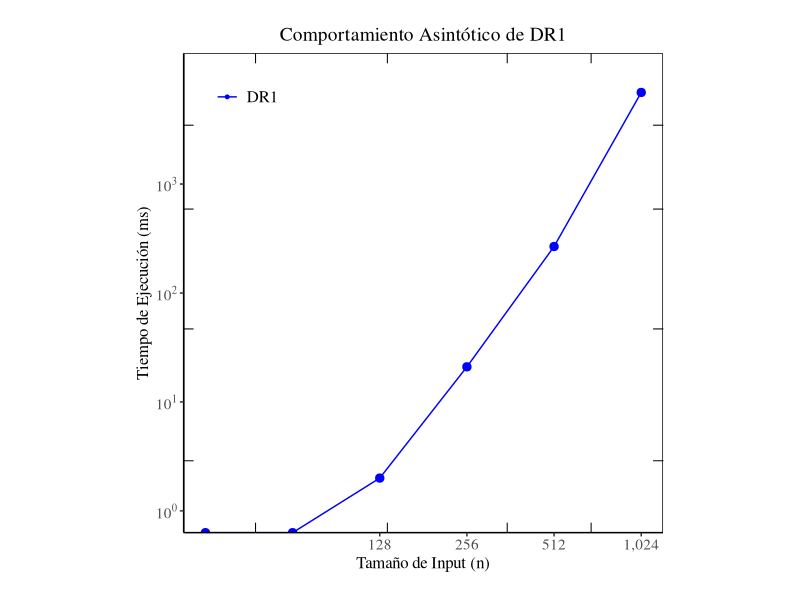
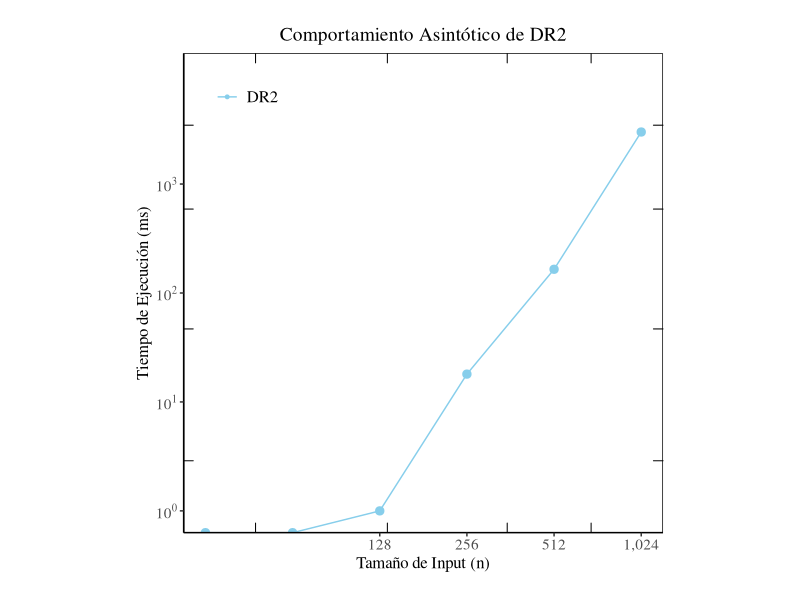
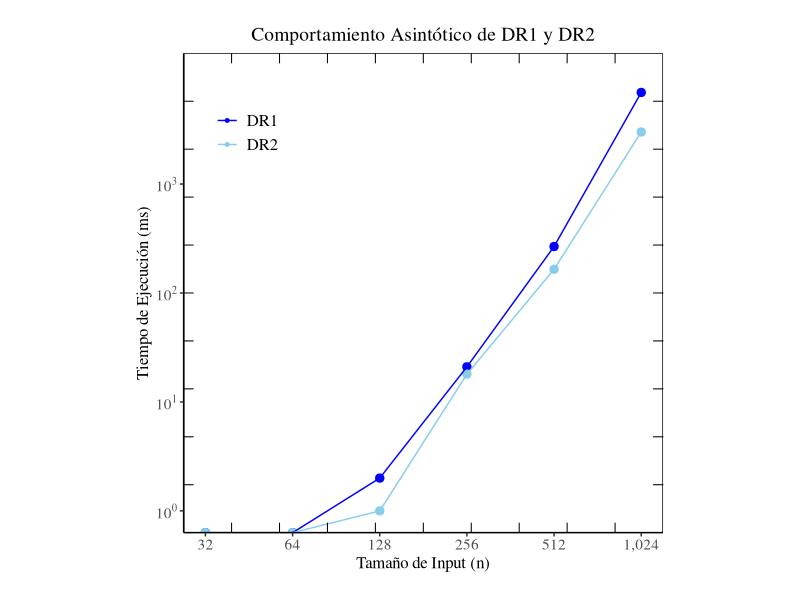

Generate these figures, in order, with R:
### DR1 ###
library(tidyverse)

data <- read.csv("data/results.csv")
#print(data)

data_long <- data %>%
  pivot_longer(cols = c(DR1, DR2), names_to = "Algorithm", values_to = "Time")

plot_DR1 <- ggplot(data, aes(x = n, y = DR1, color = "DR1")) + 
  geom_point(size = 2.5, show.legend = TRUE) +     
  geom_line() +                     
  scale_x_continuous(trans = "log10", 
                     breaks = c(128, 256, 512, 1024), 
                     labels = scales::comma,
                     minor_breaks = function(limits) {
                       outer(1:9, 10^(2.1:3.1), "*")
                     }) +  
  scale_y_continuous(trans = "log10", 
                     breaks = 10^(0:3), limits = c(1, 10000), 
                     labels = scales::trans_format("log10", scales::math_format(10^.x)),
                     minor_breaks = function(limits) {
                       outer(1:9, 10^(-0.1:3.1), "*")
                     }) + 
  labs(
    title = "Comportamiento Asintótico de DR1", 
    x = "Tamaño de Input (n)",
    y = "Tiempo de Ejecución (ms)",
    color = NULL   
  ) +
  scale_color_manual(values = c("DR1" = "blue"), labels = "DR1") +    
  theme_classic() +     
  theme(
    axis.title = element_text(size = 12, family = "serif"),    
    axis.text = element_text(size = 11, family = "serif"),    
    plot.title = element_text(hjust = 0.5, size = 14, family = "serif"), 
    plot.margin = margin(20, 20, 20, 20),                     
    aspect.ratio = 1,                                         
    legend.position = c(0.05, 0.95),                        
    legend.justification = c("left", "top"),
    legend.key = element_rect(fill = "white"),
    legend.text = element_text(size = 12, family = "serif"),
    panel.border = element_rect(color = "black", fill = NA)  
  ) +
  guides(color = guide_legend(override.aes = list(size = 1))) +

  annotation_custom(grid::segmentsGrob(x0 = unit(0, "npc"), x1 = unit(0.02, "npc"), 
                                       y0 = unit(c(0.15, 0.425, 0.675, 0.85), "npc"), 
                                       y1 = unit(c(0.15, 0.425, 0.675, 0.85), "npc"))) +
  annotation_custom(grid::segmentsGrob(x0 = unit(1, "npc"), x1 = unit(0.98, "npc"), 
                                       y0 = unit(c(0.15, 0.425, 0.675, 0.85), "npc"), 
                                       y1 = unit(c(0.15, 0.425, 0.675, 0.85), "npc"))) +
  annotation_custom(grid::segmentsGrob(x0 = unit(c(0.15, 0.425, 0.675, 0.85), "npc"), 
                                       x1 = unit(c(0.15, 0.425, 0.675, 0.85), "npc"), 
                                       y0 = unit(0, "npc"), y1 = unit(0.02, "npc"))) +
  annotation_custom(grid::segmentsGrob(x0 = unit(c(0.15, 0.425, 0.675, 0.85), "npc"), 
                                       x1 = unit(c(0.15, 0.425, 0.675, 0.85), "npc"), 
                                       y0 = unit(1, "npc"), y1 = unit(0.98, "npc")))

print(plot_DR1)

### DR2 ###

data <- read.csv("data/results.csv")
#print(data)

data_long <- data %>%
  pivot_longer(cols = c(DR1, DR2), names_to = "Algorithm", values_to = "Time")

plot_DR2 <- ggplot(data, aes(x = n, y = DR2, color = "DR2")) +
  geom_point(size = 2.5, show.legend = TRUE) +     
  geom_line() +                     
  scale_x_continuous(trans = "log10", 
                     breaks = c(128, 256, 512, 1024), 
                     labels = scales::comma,
                     minor_breaks = function(limits) {
                       outer(1:9, 10^(2.1:3.1), "*")
                     }) +  
  scale_y_continuous(trans = "log10", 
                     breaks = 10^(0:3), limits = c(1, 10000), 
                     labels = scales::trans_format("log10", scales::math_format(10^.x)),
                     minor_breaks = function(limits) {
                       outer(1:9, 10^(-0.1:3.1), "*")
                     }) + 
  labs(
    title = "Comportamiento Asintótico de DR2",
    x = "Tamaño de Input (n)",
    y = "Tiempo de Ejecución (ms)",
    color = NULL
  ) +
  scale_color_manual(values = c("DR2" = "skyblue"), labels = "DR2") +
  theme_classic() +     
  theme(
    axis.title = element_text(size = 12, family = "serif"),    
    axis.text = element_text(size = 11, family = "serif"),    
    plot.title = element_text(hjust = 0.5, size = 14, family = "serif"), 
    plot.margin = margin(20, 20, 20, 20),                     
    aspect.ratio = 1,                                         
    legend.position = c(0.05, 0.95),                        
    legend.justification = c("left", "top"),
    legend.key = element_rect(fill = "white"),
    legend.text = element_text(size = 12, family = "serif"),
    panel.border = element_rect(color = "black", fill = NA)  
  ) +
  guides(color = guide_legend(override.aes = list(size = 1))) +

  annotation_custom(grid::segmentsGrob(x0 = unit(0, "npc"), x1 = unit(0.02, "npc"), 
                                       y0 = unit(c(0.15, 0.425, 0.675, 0.85), "npc"), 
                                       y1 = unit(c(0.15, 0.425, 0.675, 0.85), "npc"))) +
  annotation_custom(grid::segmentsGrob(x0 = unit(1, "npc"), x1 = unit(0.98, "npc"), 
                                       y0 = unit(c(0.15, 0.425, 0.675, 0.85), "npc"), 
                                       y1 = unit(c(0.15, 0.425, 0.675, 0.85), "npc"))) +
  annotation_custom(grid::segmentsGrob(x0 = unit(c(0.15, 0.425, 0.675, 0.85), "npc"), 
                                       x1 = unit(c(0.15, 0.425, 0.675, 0.85), "npc"), 
                                       y0 = unit(0, "npc"), y1 = unit(0.02, "npc"))) +
  annotation_custom(grid::segmentsGrob(x0 = unit(c(0.15, 0.425, 0.675, 0.85), "npc"), 
                                       x1 = unit(c(0.15, 0.425, 0.675, 0.85), "npc"), 
                                       y0 = unit(1, "npc"), y1 = unit(0.98, "npc")))

print(plot_DR2)


### DR1 and DR2 ###

data <- read.csv("data/results.csv")
#print(data)

data_long <- data %>%
  pivot_longer(cols = c(DR1, DR2), names_to = "Algorithm", values_to = "Time")

plot_loglog_square_ticks <- ggplot(data_long, aes(x = n, y = Time, color = Algorithm)) +
  geom_point(size = 2.5) +          
  geom_line() +                     
  scale_x_continuous(trans = "log10", 
                     breaks = c(32, 64, 128, 256, 512, 1024), 
                     labels = scales::comma,
                     minor_breaks = function(limits) {
                       outer(1:9, 10^(2.1:3.1), "*")
                     }) +  
  scale_y_continuous(trans = "log10", 
                     breaks = 10^(0:3), limits = c(1, 10000), 
                     labels = scales::trans_format("log10", scales::math_format(10^.x)),
                     minor_breaks = function(limits) {
                       outer(1:9, 10^(-0.1:3.1), "*")
                     }) + 
  labs(
    title = "Comportamiento Asintótico de DR1 y DR2",
    x = "Tamaño de Input (n)",
    y = "Tiempo de Ejecución (ms)",
    color = ""   
  ) +
  scale_color_manual(values = c("DR1" = "blue", "DR2" = "skyblue"), labels = c("DR1", "DR2")) +
  theme_classic() +     
  theme(
    axis.title = element_text(size = 12, family = "serif"),    
    axis.text = element_text(size = 11, family = "serif"),    
    plot.title = element_text(hjust = 0.5, size = 14, family = "serif"), 
    plot.margin = margin(20, 20, 20, 20),                     
    aspect.ratio = 1,                                         
    legend.position = c(0.05, 0.95),                        
    legend.justification = c("left", "top"),
    legend.key = element_rect(fill = "white"),
    legend.text = element_text(size = 12, family = "serif"),
    panel.border = element_rect(color = "black", fill = NA)  
  ) +
  guides(color = guide_legend(override.aes = list(size = 1))) +

  annotation_custom(grid::segmentsGrob(x0 = unit(0, "npc"), x1 = unit(0.02, "npc"), y0 = unit(seq(0.1, 0.9, by = 0.1), "npc"), y1 = unit(seq(0.1, 0.9, by = 0.1), "npc"))) +
  annotation_custom(grid::segmentsGrob(x0 = unit(1, "npc"), x1 = unit(0.98, "npc"), y0 = unit(seq(0.1, 0.9, by = 0.1), "npc"), y1 = unit(seq(0.1, 0.9, by = 0.1), "npc"))) +
  annotation_custom(grid::segmentsGrob(x0 = unit(seq(0.1, 0.9, by = 0.1), "npc"), x1 = unit(seq(0.1, 0.9, by = 0.1), "npc"), y0 = unit(0, "npc"), y1 = unit(0.02, "npc"))) +
  annotation_custom(grid::segmentsGrob(x0 = unit(seq(0.1, 0.9, by = 0.1), "npc"), x1 = unit(seq(0.1, 0.9, by = 0.1), "npc"), y0 = unit(1, "npc"), y1 = unit(0.98, "npc")))

print(plot_loglog_square_ticks)